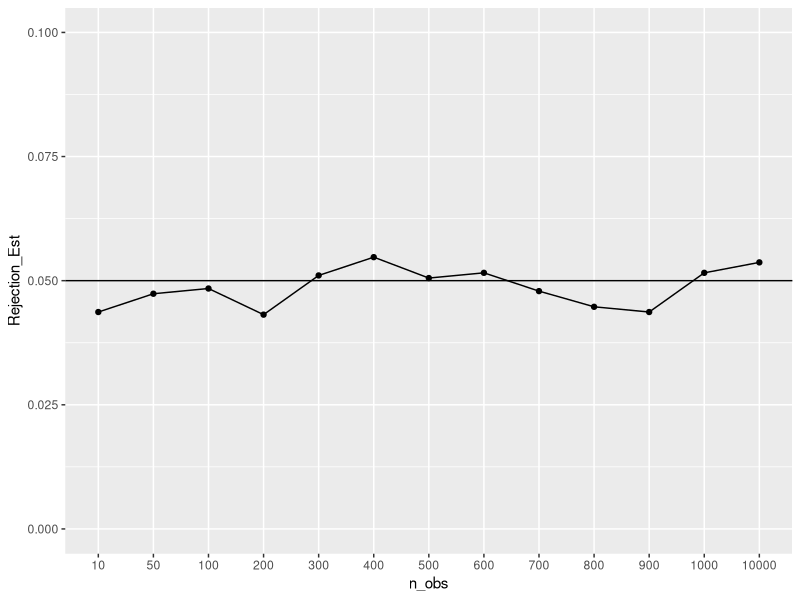
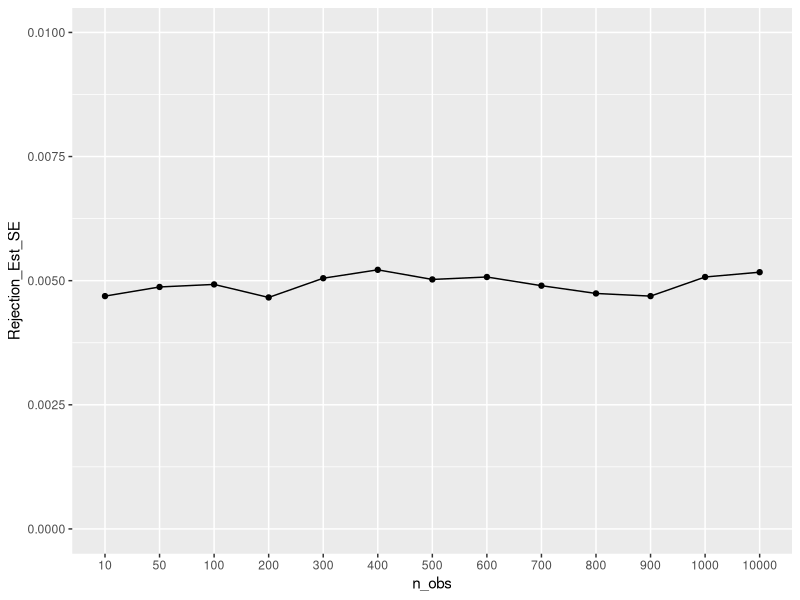

Write R code to recreate these figures, in order.
library(tidyverse)
## Parameter
n_obs = c(10,50,100,200,300,400,500,600,700,800,900,1000,10000)
n_sim = 1900
set.seed(24062021)
seed <- sample(1:10000000, replace = FALSE, size = n_sim)
sig_result <- matrix(NA, nrow = n_sim, ncol = length(n_obs),
                     dimnames = list(NULL, paste0("n_obs_",n_obs)))
rejection <- data.frame(n_obs            = factor(n_obs),
                        Rejection_Est    = NA,
                        Rejection_Est_SE = NA)
## Simulation
for (i in 1:length(n_obs)) {
  for (j in 1:n_sim) {
    set.seed(seed[j])
    ## Data Generation
    A <- rnorm(n = n_obs[i]/2, mean = 5, sd = 2)
    P <- rnorm(n = n_obs[i]/2, mean = 5, sd = 2)
    ## Testen:
    sig_result[j,i] <- t.test(x=A, y=P, alternative = "two.sided")$p.value <= 0.05
  }
  ## Ergebnisaufbereitung
  rejection$Rejection_Est[i]    <- sum(sig_result[,i])/n_sim
  rejection$Rejection_Est_SE[i] <- sqrt( (rejection$Rejection_Est[i] * (1-rejection$Rejection_Est[i]) ) / n_sim)
}
rejection

rejection %>%
  ggplot(aes(x=n_obs, y=Rejection_Est, group=1)) +
  geom_point() + geom_line() + geom_hline(yintercept = 0.05) + lims(y=c(0,0.1))

rejection %>%
  ggplot(aes(x=n_obs, y=Rejection_Est_SE, group=1)) +
  geom_point() + geom_line() + lims(y=c(0,0.01))

